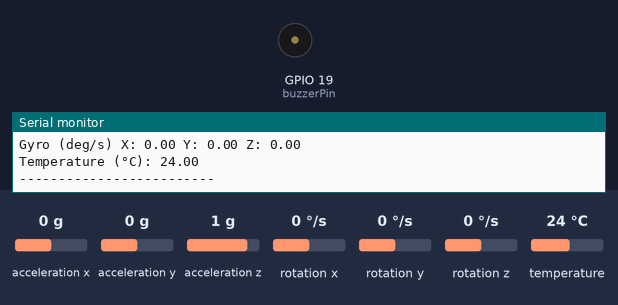
Recording of a sketch running on a simulated ESP32. Parts: buzzer (waves = sounding, pin HIGH), the last lines printed to the serial monitor. Inputs (shaded band) come from the test bench; at power-on: acceleration x 0 g, acceleration y 0 g, acceleration z 1 g, rotation x 0 °/s, rotation y 0 °/s, rotation z 0 °/s, temperature 24 °C.

Above: at 1.3 s.
1.4 s: acceleration x set to -0.5 g
2.9 s: acceleration x set to -0.8 g
At 4.2 s:
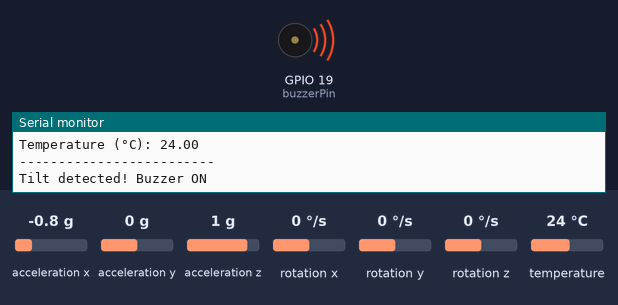
4.5 s: acceleration x set to 0 g
At 5.2 s:
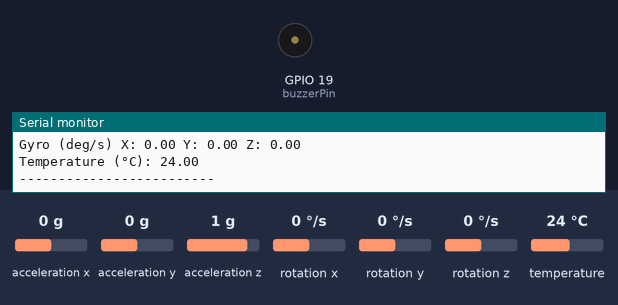
6.0 s: acceleration x set to -1.4 g
At 7.3 s:
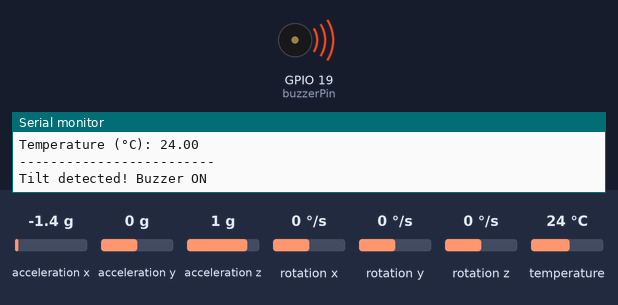
Timing chart, 0 to 8.6 s (numbered marks = the images above; inputs shaded):
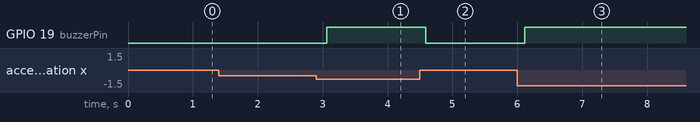

The sketch:

Sanity_Check.ino.ino
```cpp
#include <Wire.h>
#include <Adafruit_MPU6050.h>
#include <Adafruit_Sensor.h>

Adafruit_MPU6050 mpu;

const int buzzerPin = 19;
const float tiltThreshold = 6.0; // m/s² for X/Y tilt detection

void setup() {
  Serial.begin(115200);

  pinMode(buzzerPin, OUTPUT);

  // Initialize I2C and MPU
  Wire.begin(21, 22);
  if (!mpu.begin()) {
    Serial.println("MPU6050 not found! Check wiring.");
    while (1);
  }

  Serial.println("MPU6050 Initialized. Printing full data...");
}

void loop() {
  sensors_event_t a, g, temp;
  mpu.getEvent(&a, &g, &temp);

  // --- Print ALL data ---
  Serial.print("Accel (m/s^2) X: "); Serial.print(a.acceleration.x);
  Serial.print(" Y: "); Serial.print(a.acceleration.y);
  Serial.print(" Z: "); Serial.println(a.acceleration.z);

  Serial.print("Gyro (deg/s) X: "); Serial.print(g.gyro.x);
  Serial.print(" Y: "); Serial.print(g.gyro.y);
  Serial.print(" Z: "); Serial.println(g.gyro.z);

  Serial.print("Temperature (°C): "); Serial.println(temp.temperature);

  Serial.println("-------------------------");

  // --- Tilt detection (basic) ---
  if (abs(a.acceleration.x) > tiltThreshold || abs(a.acceleration.y) > tiltThreshold) {
    Serial.println("Tilt detected! Buzzer ON");
    digitalWrite(buzzerPin, HIGH);
  } else {
    digitalWrite(buzzerPin, LOW);
  }

  delay(500);
}
```

Measured:
- the behaviour switches between -0.6 and -0.7 g on acceleration x (found by bisection; images 0 and 1)
- after the input at 2.9 s, GPIO 19 (buzzerPin): LOW → HIGH after 0.16 s
- after the input at 4.5 s, GPIO 19 (buzzerPin): HIGH → LOW after 0.09 s
- after the input at 6.0 s, GPIO 19 (buzzerPin): LOW → HIGH after 0.11 s
